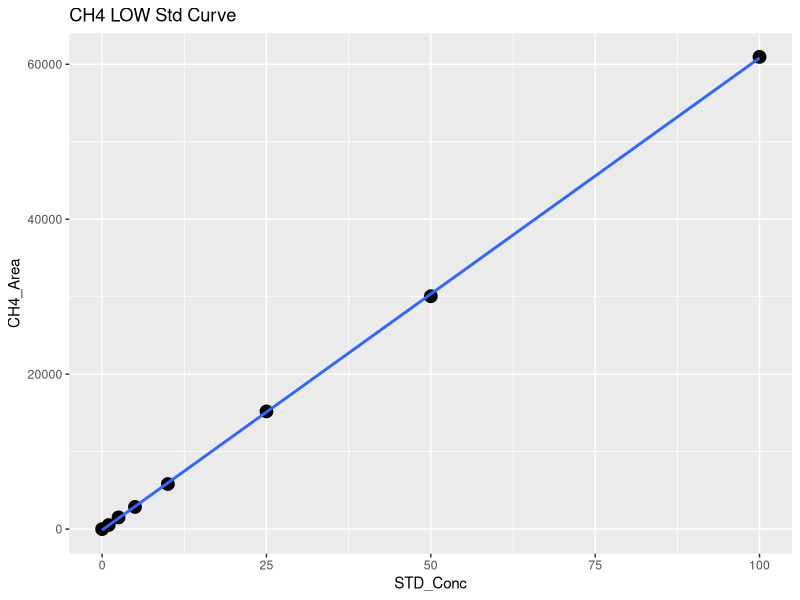
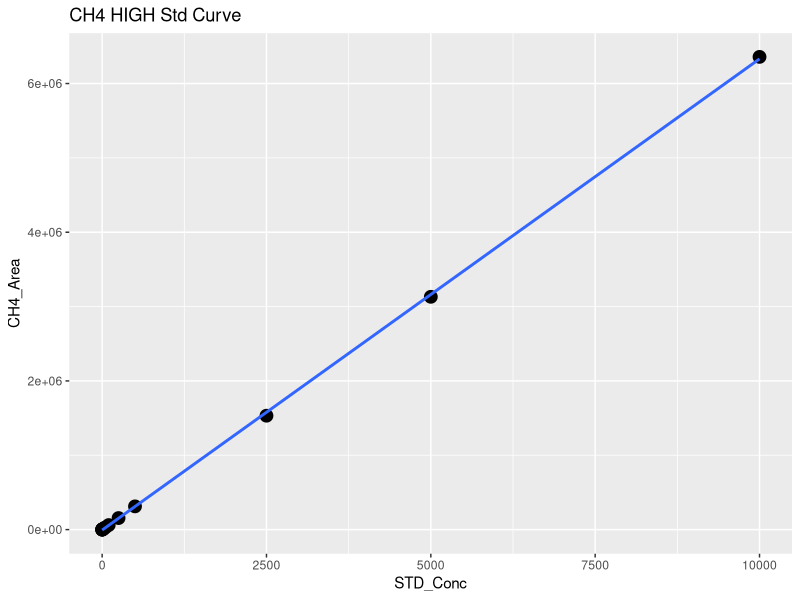
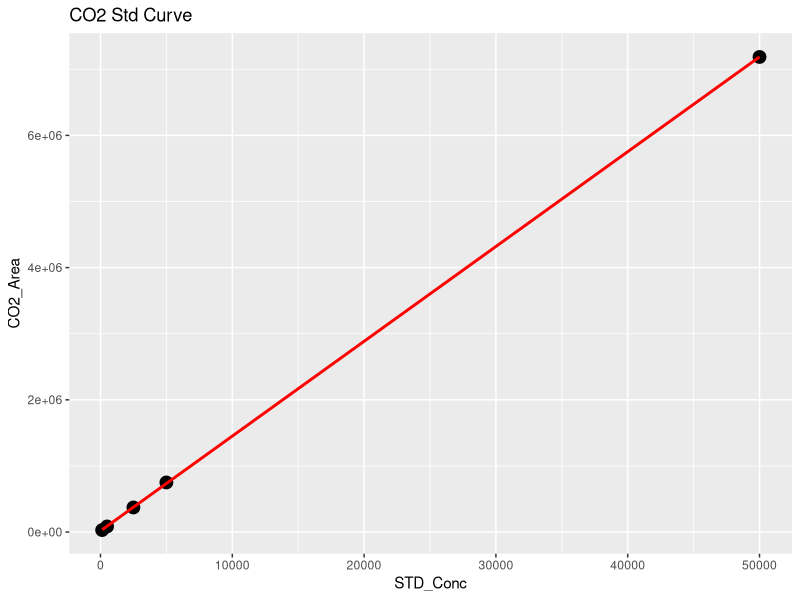
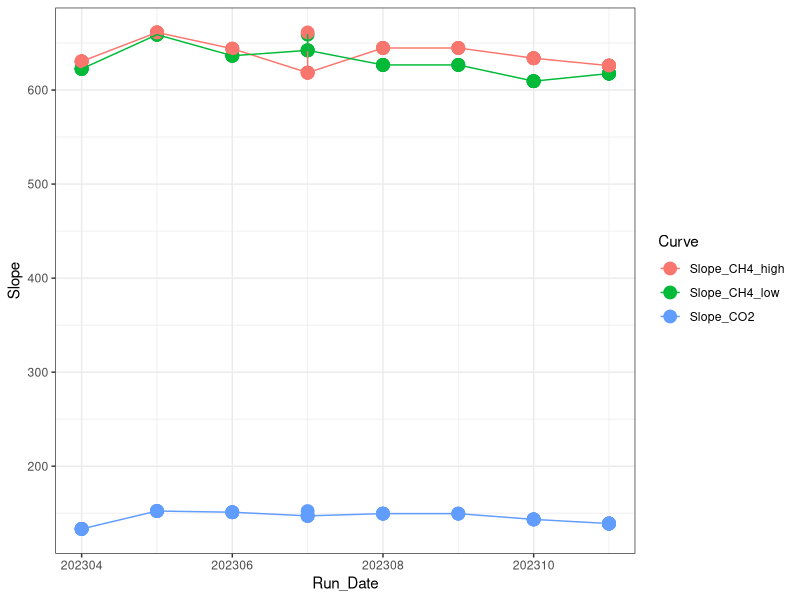

Recreate these plots in R, in order. (Note: this script raises an error after producing the figures.)
## ---- chunk 1
library(dplyr)
library(ggplot2)
library(ggpubr)
library(stringr)
## ---- chunk 2

#Read in June Data 
raw <- read.csv("Raw Data/COMPASS_CBSYN_SGW_202310.csv")
head(raw)

#pull out methane standards
stds_ch4 <-  raw %>%  
  filter(str_detect(Sample_Type, "STD_CH4"))
#head(stds_ch4)

#split into high curve and low curve for CH4
stds_ch4_low <- stds_ch4  %>%  
  filter(!STD_Conc > 100)

#Low curve for CH4
CH4_Low <- ggplot(stds_ch4_low, aes(STD_Conc, CH4_Area)) + geom_point(size=4) + 
  geom_smooth(method = "lm", se = FALSE) + labs(title="CH4 LOW Std Curve")
CH4_Low

CH4_Low_lm <- lm(stds_ch4_low$CH4_Area ~ stds_ch4_low$STD_Conc)
summary(CH4_Low_lm)
cf <- coef(CH4_Low_lm)

#create data frame with 1 rows and 0 columns
Slope_CH4_low <- data.frame(matrix(ncol = 0, nrow = 1))
Slope_CH4_low$Curve <- "Slope_CH4_low"
Slope_CH4_low$R2 <- summary(CH4_Low_lm)$adj.r.squared
Slope_CH4_low$Slope <- cf[2]
Slope_CH4_low$Intercept <- cf[1]
#head(Slope_CH4_low)

#High curve for CH4
CH4_High <- ggplot(stds_ch4, aes(STD_Conc, CH4_Area)) + geom_point(size=4) + 
  geom_smooth(method = "lm", se = FALSE) + labs(title="CH4 HIGH Std Curve")
CH4_High

stds_ch4_lm <- lm(stds_ch4$CH4_Area ~ stds_ch4$STD_Conc)
summary(stds_ch4_lm)
cf <- coef(stds_ch4_lm)

#create data frame with 1 rows and 0 columns
Slope_CH4_high <- data.frame(matrix(ncol = 0, nrow = 1))
Slope_CH4_high$Curve <- "Slope_CH4_high"
Slope_CH4_high$R2 <- summary(stds_ch4_lm)$adj.r.squared
Slope_CH4_high$Slope <- cf[2]
Slope_CH4_high$Intercept <- cf[1]
#head(Slope_CH4_high)

#pull out co2 standards
stds_co2 <-  raw %>%  
  filter(str_detect(Sample_Type, "STD_CO2"))
#head(stds_co2)

#CO2 Curve
CO2_stds <- ggplot(stds_co2, aes(STD_Conc, CO2_Area)) + geom_point(size=4) + 
  geom_smooth(method = "lm", se = FALSE, color="red") + labs(title="CO2 Std Curve")
CO2_stds

stds_co2_lm <- lm(stds_co2$CO2_Area ~ stds_co2$STD_Conc)
summary(stds_co2_lm)
cf <- coef(stds_co2_lm)

#create data frame with 1 rows and 0 columns
Slope_CO2 <- data.frame(matrix(ncol = 0, nrow = 1))
Slope_CO2$Curve <- "Slope_CO2"
Slope_CO2$R2 <- summary(stds_co2_lm)$adj.r.squared
Slope_CO2$Slope <- cf[2]
Slope_CO2$Intercept <- cf[1]
#head(Slope_CO2)

#pull all the slopes together into one dataframe 
Slopes <- rbind(Slope_CH4_low, Slope_CH4_high, Slope_CO2)
#head(Slopes)

#needs changed each time #####
Slopes$Run_Date <- c(202310, 202310, 202310)

log <- read.csv("Raw Data/COMPASS_Varian_QAQC_2023.csv")
head(log)
log <- log[ ,-c(1)]
log <- rbind(log, Slopes)

Slopes_chk <- ggplot(log, aes(Run_Date, Slope, col=Curve)) + geom_point(size=4) + geom_line() + theme_bw()
Slopes_chk

write.csv(log, "Raw Data/COMPASS_Varian_QAQC_2023.csv")
## ---- chunk 3
#head(raw)

#pull out methane standards
Samples <-  raw %>%  
  filter(!str_detect(Sample_Type, "STD_CH4")) %>%  
  filter(!str_detect(Sample_Type, "STD_CO2")) %>%  
  filter(!str_detect(Sample_Type, "Blank")) %>%  
  filter(!str_detect(Sample_Type, "Chk_STD")) %>%  
   filter(!str_detect(Sample_Type, "CHKSTD")) %>%
  filter(!str_detect(Sample_Type, "NA"))
#head(Samples)

#Now flag any areas that are above the 100ppm area for CH4
Samples$CH4_Curve <- ifelse(Samples$CH4_Area >71000, "High", "Low")
#head(Samples)

#Calculate CH4 concentrations in ppm
Samples$CH4_Conc_ppm <- ifelse(Samples$CH4_Area >71000, (Samples$CH4_Area-Slope_CH4_high$Intercept)/Slope_CH4_high$Slope,                                       (Samples$CH4_Area-Slope_CH4_low$Intercept)/Slope_CH4_low$Slope )

#Calculate CO2 concentrations in ppm 
Samples$CO2_Conc_ppm <- ((Samples$CO2_Area-Slope_CO2$Intercept)/Slope_CO2$Slope) 

#head(Samples)

##########make flags for any dilutions needed 
#highest CH4 standard = 10000
#highest CO2 standard = 50000

Samples$CH4_Flag <- ifelse(Samples$CH4_Conc_ppm >10000, "Needs Dilution", "Within Range")
Samples$CO2_Flag <- ifelse(Samples$CO2_Conc_ppm >50000, "Needs Dilution", "Within Range")
#head(Samples)

## ---- chunk 4

chks <-  raw %>%  
  filter(!str_detect(Sample_Type, "STD_CH4")) %>%  
  filter(!str_detect(Sample_Type, "STD_CO2")) %>%  
  filter(!str_detect(Sample_Type, "Blank")) %>%  
  filter(!str_detect(Sample_Type, "Unknown")) %>%  
  filter(!str_detect(Sample_Type, "NA"))
#head(chks)

#Calculate CH4 concentrations in ppm
chks$CH4_Conc_ppm <- ifelse(chks$CH4_Area >71000, 
                      (chks$CH4_Area-Slope_CH4_high$Intercept)/Slope_CH4_high$Slope,                                       (chks$CH4_Area-Slope_CH4_low$Intercept)/Slope_CH4_low$Slope )

#Calculate CO2 concentrations in ppm 
chks$CO2_Conc_ppm <- ((chks$CO2_Area-Slope_CO2$Intercept)/Slope_CO2$Slope)



#change this if check standard concentrations are different 
level_ch4 <- 5      #ppm
level_co2 <- 1000   #ppm

#calculate percent difference of check standards 
chks$Ch4_diff <- ((chks$CH4_Conc_ppm - level_ch4)/((chks$CH4_Conc_ppm + level_ch4)/2)) * 100
chks$CH4_diff_flag <-  ifelse(chks$Ch4_diff <10, 'YES', 'NO, rerun')

chks$CO2_diff <- ((chks$CO2_Conc_ppm - level_co2)/((chks$CO2_Conc_ppm + level_co2)/2)) * 100
chks$CO2_diff_flag <-  ifelse(chks$CO2_diff <10, 'YES', 'NO, rerun')

#now plot the Ch4 concentrations and the CO2 concentrations vs. the expected concentration 
#then also make the color the percent difference between the expected and observed concentration 

ch4_chk <-  ggplot(data = chks, aes(x = Sample_ID, y = CH4_Conc_ppm, fill=CH4_diff_flag)) +
       geom_bar(stat = 'identity') + 
        scale_fill_manual(values=c("darkgreen", "darkgrey"))+
        #scale_fill_gradient2(low='red', mid='white', high='blue', space='Lab') + 
        theme_classic() + labs(x= " ", y="Percent Difference  (%)", title="Check Stds: CH4") + 
        theme(legend.position="bottom") +  geom_hline(yintercept=level_ch4, linetype="dashed", 
                color = "black", size=1)


co2_chk <-  ggplot(data = chks, aes(x = Sample_ID, y = CO2_Conc_ppm, fill=CO2_diff_flag)) +
       geom_bar(stat = 'identity') + 
        scale_fill_manual(values=c("darkgreen", "darkgrey"))+
        #scale_fill_gradient2(low='red', mid='white', high='blue', space='Lab') + 
        theme_classic() + labs(x= " ", y="Percent Difference  (%)", title="Check Stds: CO2") + 
        theme(legend.position="bottom") +  geom_hline(yintercept=level_co2, linetype="dashed", 
                color = "black", size=1)

ggarrange(ch4_chk, co2_chk, nrow=1, ncol=2)


## ---- chunk 5

#multiply the concentration by the dilution factor
Samples$CH4_Conc_ppm_dilcorr <- (Samples$CH4_Conc_ppm * Samples$Dilution_Factor)

Samples$CO2_Conc_ppm_dilcorr <- (Samples$CO2_Conc_ppm * Samples$Dilution_Factor)

#check results
#head(Samples)

#quick first look at the samples 
ch4_samples <-  ggplot(data = Samples, aes(x = Sample_ID, y = CH4_Conc_ppm, fill=CH4_Flag)) +
       geom_bar(stat = 'identity') + 
        scale_fill_manual(values=c("red","darkgreen"))+
        #scale_fill_gradient2(low='red', mid='white', high='blue', space='Lab') + 
        theme_classic() + labs(x= " ", y="CH4 (ppm)", title="CH4: Green = Within Range") + 
        theme(legend.position="none") 


co2_samples <-  ggplot(data = Samples, aes(x = Sample_ID, y = CO2_Conc_ppm, fill=CO2_Flag)) +
       geom_bar(stat = 'identity') + 
        scale_fill_manual(values=c("red", "darkgreen"))+
        #scale_fill_gradient2(low='red', mid='white', high='blue', space='Lab') + 
        theme_classic() + labs(x= " ", y="CO2 (ppm)", title="CO2: Green = Within Range") + 
        theme(legend.position="none") 

ggarrange(ch4_samples, co2_samples, nrow=1, ncol=2)


## ---- chunk 6

# Convert ppm CH4 to total umol CH4 in the sample headspace
# use Ideal Gas Law:  
#   hdsp umol CH4 = ppm CH4*(PV/RT) 
#      P = 1 (pressure in atm)
#      R = 0.082 (gas constant)
#      V = 0.015 (gas syringe volume in L)
#      T = "TempC" column value in Kelvin (equilibration temperature)

#set the volume used for the sample
#volume = 0.02
#TempC <-  25 #I am assuming 25C not sure how we want to handle this

#Calculate CH4 concentrations in ppm
#Samples$CH4_Conc_umol <- ifelse(Samples$G_W == "W",
#                    ((Samples$CH4_Conc_ppm_dilcorr*((1*volume/1000)/(0.08206*(TempC+273.15))))/(volume/1000)),
#                    ((((Samples$CH4_Conc_ppm_dilcorr/1000))/16.04)*1000000  ))
#Samples$CO2_Conc_umol <- ifelse(Samples$G_W == "W",
#                    ((Samples$CO2_Conc_ppm_dilcorr*((1*volume/1000)/(0.08206*(TempC+273.15))))/(volume/1000)),
#                    ((((Samples$CO2_Conc_ppm_dilcorr/1000))/16.04)*1000000  ))

#do an if then statement (if it says water use this and if it says gas then use )
#Samples$hdsp_umol_CH4 <- (Samples$CH4_Conc_ppm_dilcorr*((1*volume/1000)/(0.08206*(TempC+273.15))))/(volume/1000)
#Samples$hdsp_umol_CO2 <- Samples$CO2_Conc_ppm_dilcorr*((1*volume/1000)/(0.08206*(TempC+273.15)))
# Convert headspace CH4 to dissolved umol/L Ch4 in sample
#Samples$pw_umol_CH4 <- Samples$hdsp_umol_CH4/(volume/1000)

#quick first look at the samples 
#ch4_samples1 <-  ggplot(data = Samples, aes(x = Sample_ID, y = CH4_Conc_umol, fill=G_W)) +
#       geom_bar(stat = 'identity') + 
 #       scale_fill_manual(values=c("darkgrey","darkblue"))+
        #scale_fill_gradient2(low='red', mid='white', high='blue', space='Lab') + 
 #       theme_classic() + labs(x= " ", y="CH4 (uM)", title="CH4: Blue = PW Sample") + 
 #       theme(legend.position="none") 


#co2_samples1 <-  ggplot(data = Samples, aes(x = Sample_ID, y = CO2_Conc_umol, fill=G_W)) +
 #      geom_bar(stat = 'identity') + 
#        scale_fill_manual(values=c("darkgrey","darkblue"))+
        #scale_fill_gradient2(low='red', mid='white', high='blue', space='Lab') + 
#        theme_classic() + labs(x= " ", y="CO2 (uM)", title="CO2: Blue = PW Sample") + 
#        theme(legend.position="none") 

#ggarrange(ch4_samples1, co2_samples1, nrow=1, ncol=2)

## ---- chunk 7

#pull out what we need 
Samples1 <- Samples[ ,c(1:3,6:9,17:20)]
#head(Samples1)

IDs <- data.frame(do.call('rbind', strsplit(as.character(Samples1$Sample_ID),'_',fixed=TRUE)))
colnames(IDs) <- c("Site" , "Zone", "Replicate", "Depth")
IDs$Depth1 <- ifelse(IDs$Depth == '10cm', '10', 
                 ifelse(IDs$Depth == '20cm', '20', 
                        ifelse(IDs$Depth == '45cm', '45', '0')))
head(IDs)

#rejoin them to the dataframe
alldat <- cbind(IDs, Samples1)
head(alldat)

write.csv(alldat, "Processed Data/COMPASS_CBSYN_SGW_202310_Processed.csv")
